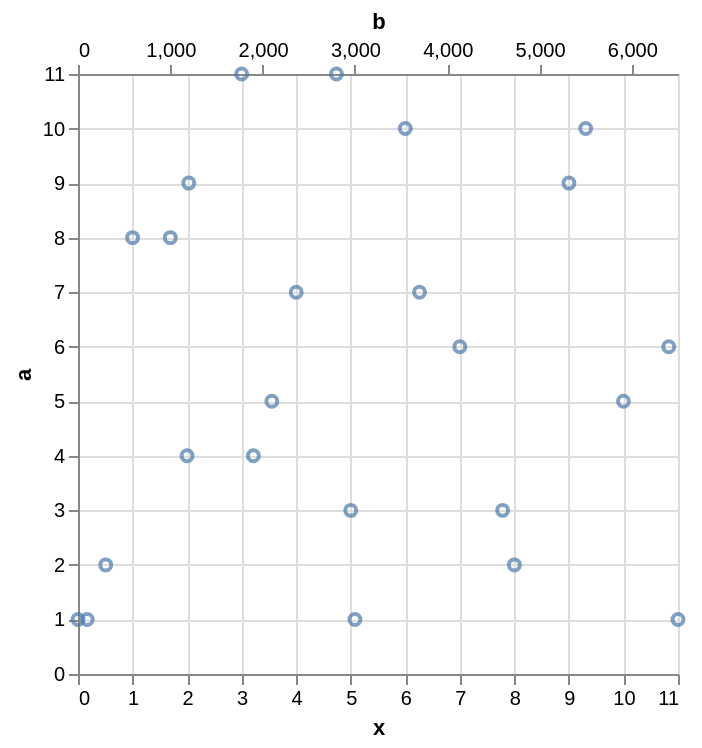

Write the Vega-Lite specification saved for this chart.
### Vega-Lite specification from a JSON file in a GitHub repository (floating-point values rounded to 4 significant figures)
{"data": {"values": [{"x": 0, "a": 1, "b": 100, "g": "p", "h": "u"}, {"x": 1, "a": 8, "b": 1000, "g": "q", "h": "v"}, {"x": 2, "a": 4, "b": 1900, "g": "r", "h": "u"}, {"x": 3, "a": 11, "b": 2800, "g": "p", "h": "v"}, {"x": 4, "a": 7, "b": 3700, "g": "q", "h": "u"}, {"x": 5, "a": 3, "b": 4600, "g": "r", "h": "v"}, {"x": 6, "a": 10, "b": 5500, "g": "p", "h": "u"}, {"x": 7, "a": 6, "b": 6400, "g": "q", "h": "v"}, {"x": 8, "a": 2, "b": 300, "g": "r", "h": "u"}, {"x": 9, "a": 9, "b": 1200, "g": "p", "h": "v"}, {"x": 10, "a": 5, "b": 2100, "g": "q", "h": "u"}, {"x": 11, "a": 1, "b": 3000, "g": "r", "h": "v"}]}, "layer": [{"mark": "point", "encoding": {"x": {"field": "x", "type": "quantitative"}, "y": {"field": "a", "type": "quantitative"}}}, {"mark": "point", "encoding": {"x": {"field": "b", "type": "quantitative"}, "y": {"field": "a", "type": "quantitative"}}}], "resolve": {"scale": {"x": "independent"}}}
